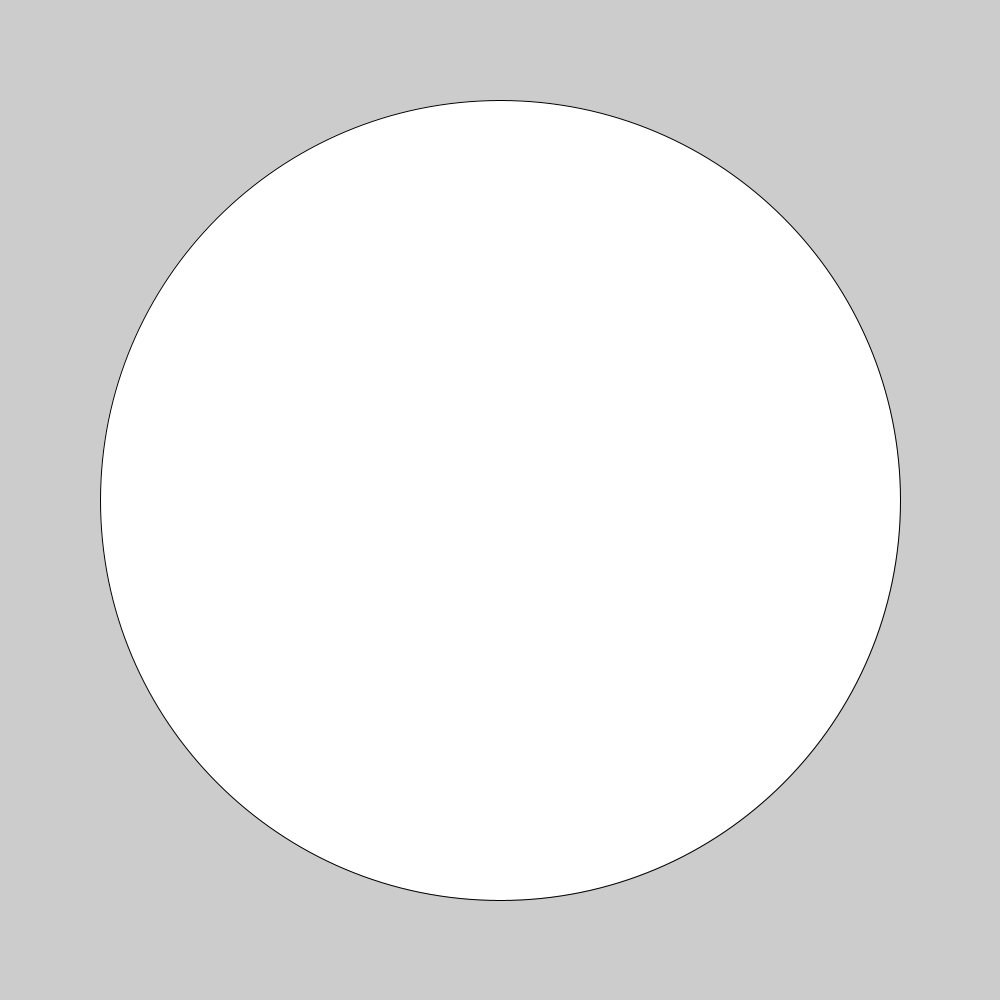
Frame 1 (no input)
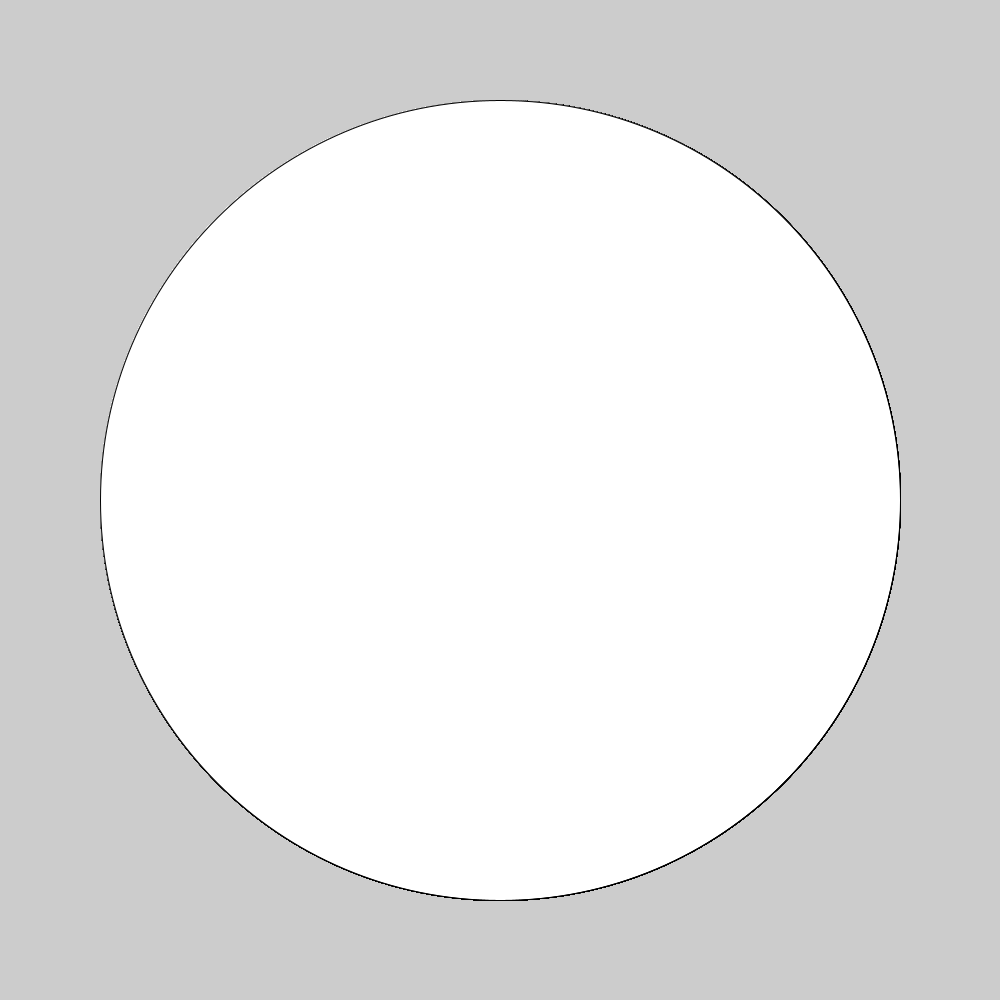
Frame 60 (the mouse pressed at the canvas centre just before this capture)
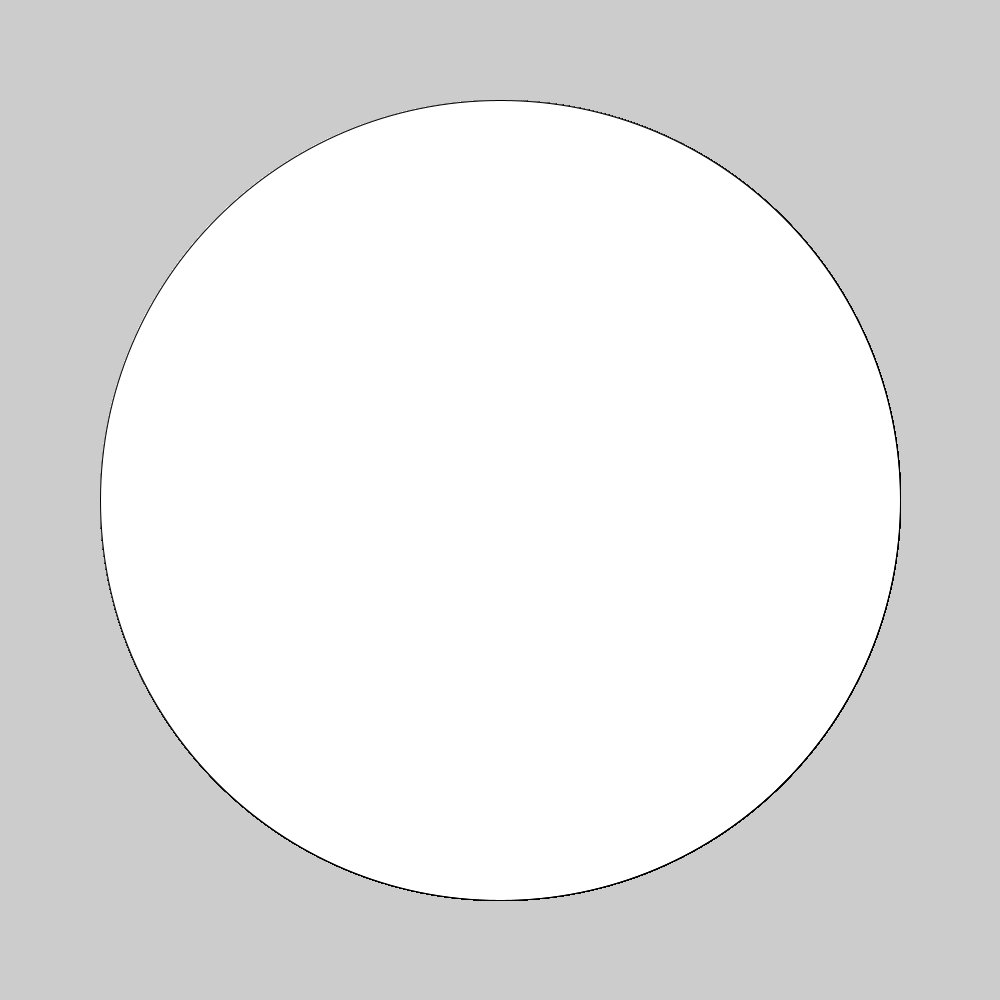
Frame 120 (the mouse held since frame 60 and released just before this capture)

The Processing sketch that drew these frames (run headless with seeded random() and noise(); from frame 60 on, the mouse is pressed at the canvas centre):

// Processing sketch: Logical_Dot
// ── Logical_Dot.pde
void setup() {
  size(1000,1000);
  
  
  
}

void draw() {
  if(mousePressed && mouseButton==RIGHT) {
  fill(#000000);
}

  else if(mousePressed && mouseButton==LEFT) {
  fill(#FF0900);
}
else {
  fill(#FFFFFF);
}
ellipse(500,500,800,800);
}
